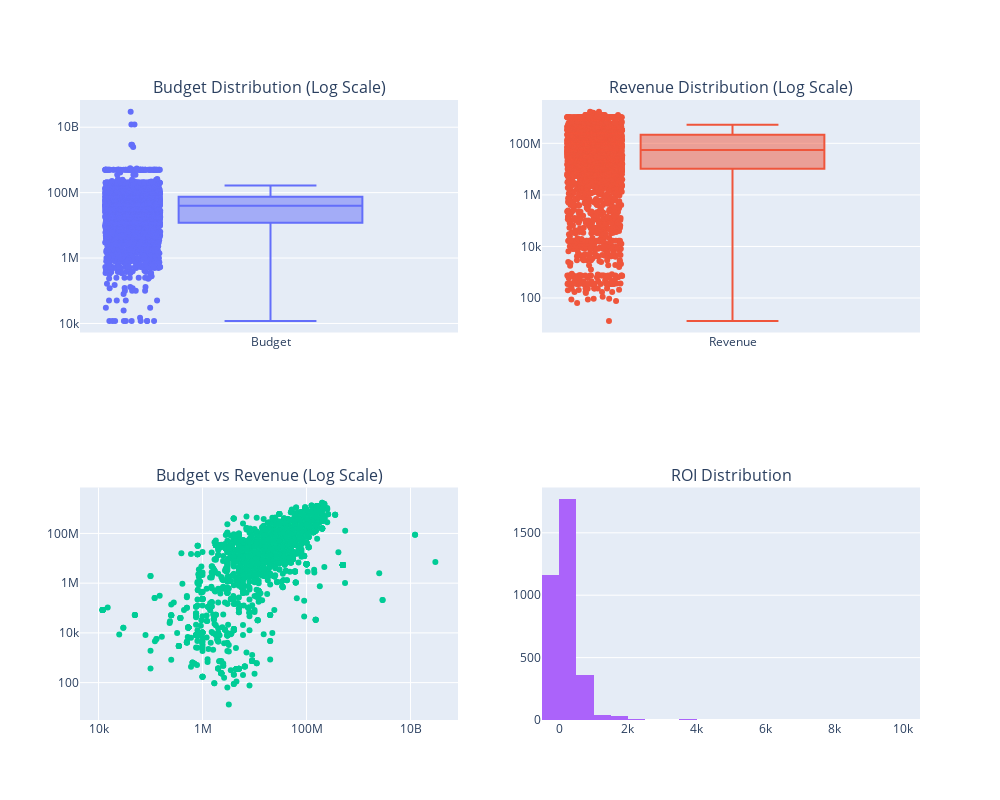
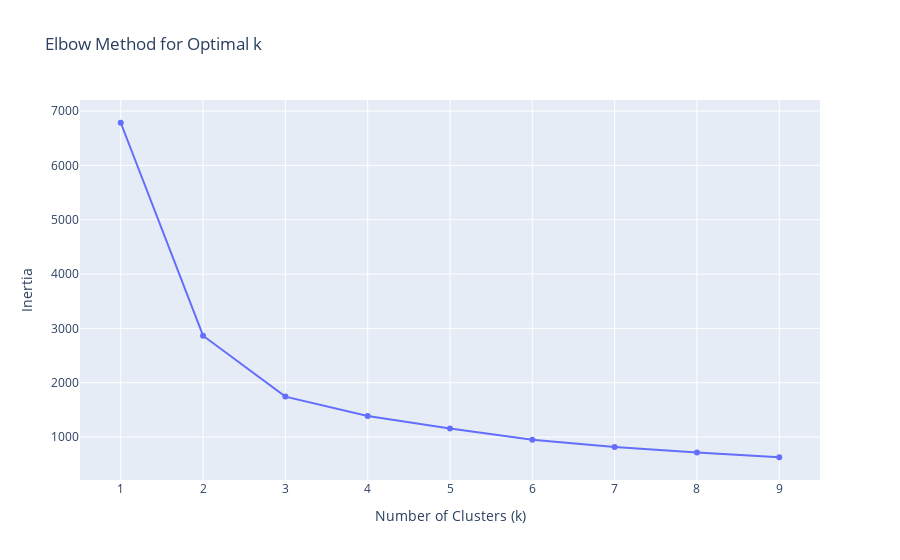
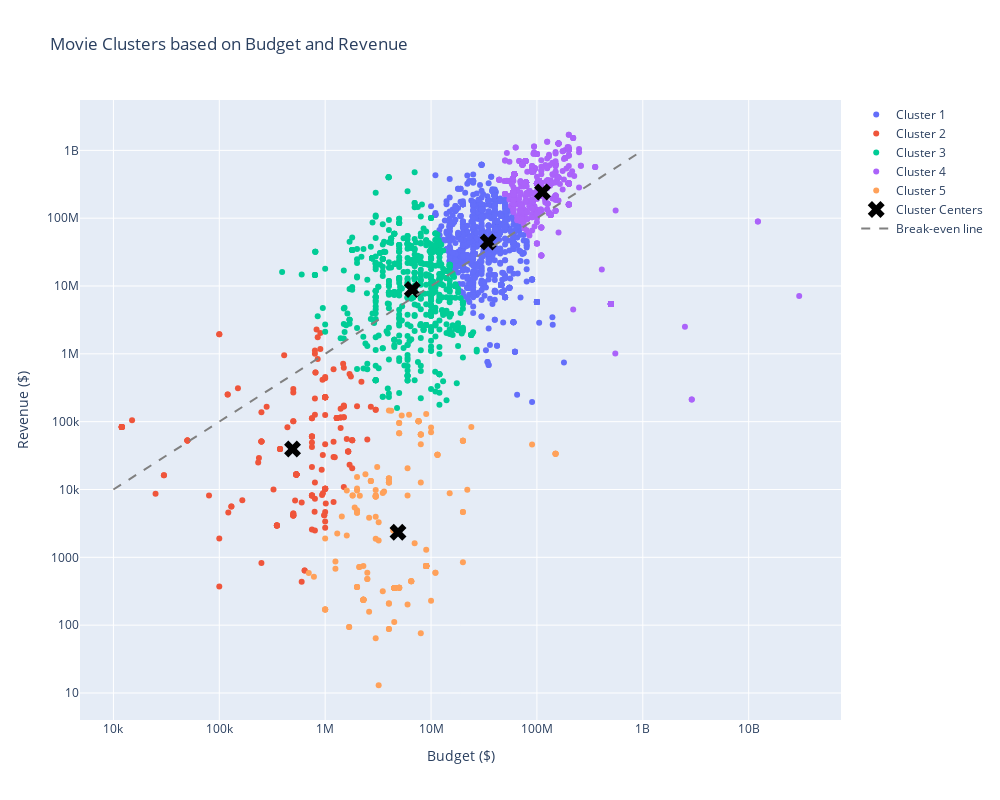
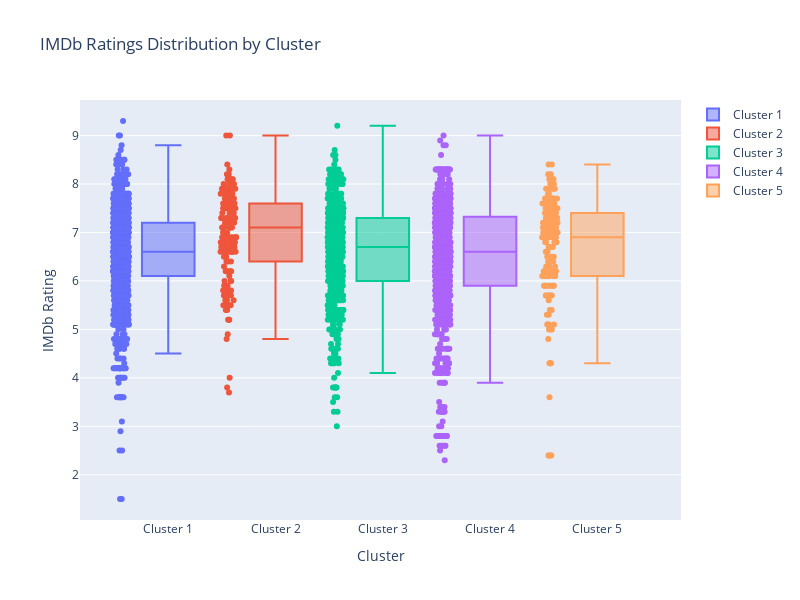

The code cell stored with these charts, in order, in its notebook:
### Markdown cell above
Cluster 1: High-Budget Failures
High average budget but negative ROI, indicating poorly performing high-budget projects.
Cluster 2: Low-Budget Blockbusters
Low average budget but exceptionally high ROI, reflecting successful low-cost films.
Cluster 3: Micro-Budget Disasters
Extremely low average budgets with almost no revenue, leading to massive losses.
Cluster 4: Moderate-Budget Hits
Mid-range budgets with solid revenue and a high ROI, signifying well-performing mid-tier films.
Cluster 5: Big-Budget Breakevens
Extremely high budgets with modest ROI, often representing blockbusters with limited profit margins.

### Code cell
# 1. Setup and Imports
import pandas as pd
import numpy as np
import plotly.express as px
import plotly.graph_objects as go
from plotly.subplots import make_subplots
from sklearn.cluster import KMeans
from sklearn.preprocessing import StandardScaler

# 2. Data Loading and Preprocessing
def load_and_preprocess_data(df):
    """
    Preprocess the movie adaptation dataset
    """
    # Handle missing values
    df = df.dropna(subset=['scraped_budget', 'scraped_boxoffice'])
    
    # Log transform financial data
    df['log_budget'] = np.log10(df['scraped_budget'] + 1)
    df['log_revenue'] = np.log10(df['scraped_boxoffice'] + 1)
    
    return df

# 3. Financial Analysis Functions
def visualize_financial_distributions(df):
    """
    Create distribution plots for budget and revenue
    """
    fig = make_subplots(
        rows=2, cols=2,
        subplot_titles=('Budget Distribution (Log Scale)', 
                       'Revenue Distribution (Log Scale)',
                       'Budget vs Revenue (Log Scale)', 
                       'ROI Distribution')
    )
    
    # Budget Distribution
    fig.add_trace(
        go.Box(y=df['scraped_budget'], name='Budget', boxpoints='all'),
        row=1, col=1
    )
    fig.update_yaxes(type="log", row=1, col=1)

    # Revenue Distribution
    fig.add_trace(
        go.Box(y=df['scraped_boxoffice'], name='Revenue', boxpoints='all'),
        row=1, col=2
    )
    fig.update_yaxes(type="log", row=1, col=2)

    # Budget vs Revenue
    fig.add_trace(
        go.Scatter(x=df['scraped_budget'], 
                  y=df['scraped_boxoffice'],
                  mode='markers',
                  text=df['movie_title']),
        row=2, col=1
    )
    fig.update_xaxes(type="log", row=2, col=1)
    fig.update_yaxes(type="log", row=2, col=1)

    # ROI Distribution
    roi = (df['scraped_boxoffice'] - df['scraped_budget']) / df['scraped_budget'] * 100
    fig.add_trace(
        go.Histogram(x=roi, nbinsx=30),
        row=2, col=2
    )

    fig.update_layout(height=800, width=1000, showlegend=False)
    return fig

def calculate_financial_metrics(df):
    """
    Calculate key financial metrics
    """
    metrics = {
        'total_movies': len(df),
        'avg_budget': df['scraped_budget'].mean(),
        'avg_revenue': df['scraped_boxoffice'].mean(),
        'median_roi': ((df['scraped_boxoffice'] - df['scraped_budget']) / 
                      df['scraped_budget']).median() * 100
    }
    return metrics

# 4. Clustering Analysis Functions
def perform_clustering(df, n_clusters=5):
    """
    Perform KMeans clustering on financial data
    """
    # Prepare data for clustering
    X = df[['log_budget', 'log_revenue']].values
    scaler = StandardScaler()
    X_scaled = scaler.fit_transform(X)

    # Determine optimal number of clusters using elbow method
    inertias = []
    K = range(1, 10)
    for k in K:
        kmeans = KMeans(n_clusters=k, random_state=42)
        kmeans.fit(X_scaled)
        inertias.append(kmeans.inertia_)
    
    # Plot elbow curve
    fig_elbow = go.Figure()
    fig_elbow.add_trace(go.Scatter(x=list(K), y=inertias, mode='lines+markers'))
    fig_elbow.update_layout(
        title='Elbow Method for Optimal k',
        xaxis_title='Number of Clusters (k)',
        yaxis_title='Inertia'
    )
    fig_elbow.show()
    
    # Fit KMeans
    kmeans = KMeans(n_clusters=n_clusters, random_state=42)
    clusters = kmeans.fit_predict(X_scaled)
    
    return clusters, kmeans, scaler

def visualize_clusters(df, clusters, kmeans, scaler):
    """
    Create cluster visualization
    """
    # Create scatter plot with clusters
    fig = go.Figure()
    
    # Add scatter points for each cluster
    for i in range(len(set(clusters))):
        mask = clusters == i
        fig.add_trace(go.Scatter(
            x=df[mask]['scraped_budget'],
            y=df[mask]['scraped_boxoffice'],
            mode='markers',
            name=f'Cluster {i+1}',
            text=df[mask]['movie_title'],
            hovertemplate="<b>%{text}</b><br>" +
                         "Budget: $%{x:,.0f}<br>" +
                         "Revenue: $%{y:,.0f}<br>" +
                         "<extra></extra>"
        ))
    
    # Get cluster centers and transform back to original scale
    centers_scaled = kmeans.cluster_centers_
    centers = np.power(10, scaler.inverse_transform(centers_scaled)) - 1
    
    # Add cluster centers
    fig.add_trace(go.Scatter(
        x=centers[:, 0],
        y=centers[:, 1],
        mode='markers',
        marker=dict(color='black', size=15, symbol='x'),
        name='Cluster Centers'
    ))
    
    # Add break-even line
    fig.add_trace(go.Scatter(
        x=[1e4, 1e9],
        y=[1e4, 1e9],
        mode='lines',
        line=dict(dash='dash', color='gray'),
        name='Break-even line'
    ))
    
    fig.update_layout(
        title='Movie Clusters based on Budget and Revenue',
        xaxis_title='Budget ($)',
        yaxis_title='Revenue ($)',
        xaxis_type="log",
        yaxis_type="log",
        height=800,
        width=1000
    )
    
    return fig

def analyze_cluster_characteristics(df, clusters):
    """
    Analyze characteristics of each cluster
    """
    df_with_clusters = df.copy()
    df_with_clusters['Cluster'] = clusters
    
    # Ratings distribution by cluster
    fig = go.Figure()
    
    for i in range(len(set(clusters))):
        cluster_data = df_with_clusters[df_with_clusters['Cluster'] == i]
        fig.add_trace(go.Box(
            y=cluster_data['imdb_rating'],
            name=f'Cluster {i+1}',
            boxpoints='all',
            jitter=0.3,
            pointpos=-1.8,
            text=cluster_data['movie_title'],  # Add movie titles
            hovertemplate="<b>%{text}</b><br>" +
                         "Rating: %{y:.1f}<br>" +
                         "<extra></extra>"  # Remove trace name from hover
        ))

    
    
    fig.update_layout(
        title='IMDb Ratings Distribution by Cluster',
        yaxis_title='IMDb Rating',
        xaxis_title='Cluster',
        height=600,
        width=800
    )
    
    # Print cluster statistics
    print("\nCluster Statistics:")
    for i in range(len(set(clusters))):
        mask = clusters == i
        cluster_data = df[mask]
        print(f"\nCluster {i+1} (n={sum(mask)}):")
        print("Average Budget: ${:,.0f}".format(cluster_data['scraped_budget'].mean()))
        print("Average Revenue: ${:,.0f}".format(cluster_data['scraped_boxoffice'].mean()))
        print("Average Rating: {:.1f}".format(cluster_data['imdb_rating'].mean()))
        print("ROI: {:.1f}%".format(
            (cluster_data['scraped_boxoffice'].mean() - cluster_data['scraped_budget'].mean()) / 
            cluster_data['scraped_budget'].mean() * 100
        ))

    
    
    return fig

# 5. Main Execution
def main(df):
    """
    Main analysis pipeline
    """
    # Preprocess data
    print("Preprocessing data...")
    df_processed = load_and_preprocess_data(df)
    
    # Financial analysis
    print("\nPerforming financial analysis...")
    metrics = calculate_financial_metrics(df_processed)
    fig_distributions = visualize_financial_distributions(df_processed)
    fig_distributions.show()
    
    # Print basic metrics
    print("\nBasic Metrics:")
    for key, value in metrics.items():
        if key == 'total_movies':
            print(f"Total Movies: {value}")
        else:
            print(f"{key}: ${value:,.2f}")
    
    # Clustering analysis
    print("\nPerforming clustering analysis...")
    clusters, kmeans, scaler = perform_clustering(df_processed)
    fig_clusters = visualize_clusters(df_processed, clusters, kmeans, scaler)
    fig_clusters.show()
    
    # Analyze cluster characteristics
    print("\nAnalyzing cluster characteristics...")
    fig_characteristics = analyze_cluster_characteristics(df_processed, clusters)
    fig_characteristics.show()
    
    return df_processed, clusters

# 6. Run Analysis
df_processed, clusters = main(df_results)

### Figure 1 — Plotly figure (JSON) as saved in the notebook; plotly's stock layout.template omitted (floating-point values rounded to 4 significant figures; data arrays with more than 128 entries replaced by an {"elided": "..."} marker saying what was removed)
{"data": [{"boxpoints": "all", "name": "Budget", "type": "box", "xaxis": "x", "y": {"elided": "3392 int values"}, "yaxis": "y"}, {"boxpoints": "all", "name": "Revenue", "type": "box", "xaxis": "x2", "y": {"elided": "3392 int values"}, "yaxis": "y2"}, {"mode": "markers", "text": {"elided": "3392 str values"}, "type": "scatter", "x": {"elided": "3392 int values"}, "xaxis": "x3", "y": {"elided": "3392 int values"}, "yaxis": "y3"}, {"nbinsx": 30, "type": "histogram", "x": {"elided": "3392 float values"}, "xaxis": "x4", "yaxis": "y4"}], "layout": {"annotations": [{"font": {"size": 16}, "showarrow": false, "text": "Budget Distribution (Log Scale)", "x": 0.225, "xanchor": "center", "xref": "paper", "y": 1, "yanchor": "bottom", "yref": "paper"}, {"font": {"size": 16}, "showarrow": false, "text": "Revenue Distribution (Log Scale)", "x": 0.775, "xanchor": "center", "xref": "paper", "y": 1, "yanchor": "bottom", "yref": "paper"}, {"font": {"size": 16}, "showarrow": false, "text": "Budget vs Revenue (Log Scale)", "x": 0.225, "xanchor": "center", "xref": "paper", "y": 0.375, "yanchor": "bottom", "yref": "paper"}, {"font": {"size": 16}, "showarrow": false, "text": "ROI Distribution", "x": 0.775, "xanchor": "center", "xref": "paper", "y": 0.375, "yanchor": "bottom", "yref": "paper"}], "height": 800, "showlegend": false, "width": 1000, "xaxis": {"anchor": "y", "domain": [0, 0.45]}, "xaxis2": {"anchor": "y2", "domain": [0.55, 1]}, "xaxis3": {"anchor": "y3", "domain": [0, 0.45], "type": "log"}, "xaxis4": {"anchor": "y4", "domain": [0.55, 1]}, "yaxis": {"anchor": "x", "domain": [0.625, 1], "type": "log"}, "yaxis2": {"anchor": "x2", "domain": [0.625, 1], "type": "log"}, "yaxis3": {"anchor": "x3", "domain": [0, 0.375], "type": "log"}, "yaxis4": {"anchor": "x4", "domain": [0, 0.375]}}}

### Figure 2 — Plotly figure (JSON) as saved in the notebook; plotly's stock layout.template omitted (floating-point values rounded to 4 significant figures)
{"data": [{"mode": "lines+markers", "type": "scatter", "x": [1, 2, 3, 4, 5, 6, 7, 8, 9], "y": [6784.0, 2865.0, 1745.0, 1390.0, 1157.0, 949.4, 819.6, 715.0, 629.3]}], "layout": {"title": {"text": "Elbow Method for Optimal k"}, "xaxis": {"title": {"text": "Number of Clusters (k)"}}, "yaxis": {"title": {"text": "Inertia"}}}}

### Figure 3 — Plotly figure (JSON) as saved in the notebook; plotly's stock layout.template omitted (floating-point values rounded to 4 significant figures; data arrays with more than 128 entries replaced by an {"elided": "..."} marker saying what was removed)
{"data": [{"hovertemplate": "<b>%{text}</b><br>Budget: $%{x:,.0f}<br>Revenue: $%{y:,.0f}<br><extra></extra>", "mode": "markers", "name": "Cluster 1", "text": {"elided": "1212 str values"}, "type": "scatter", "x": {"elided": "1212 int values"}, "y": {"elided": "1212 int values"}}, {"hovertemplate": "<b>%{text}</b><br>Budget: $%{x:,.0f}<br>Revenue: $%{y:,.0f}<br><extra></extra>", "mode": "markers", "name": "Cluster 2", "text": {"elided": "188 str values"}, "type": "scatter", "x": {"elided": "188 int values"}, "y": {"elided": "188 int values"}}, {"hovertemplate": "<b>%{text}</b><br>Budget: $%{x:,.0f}<br>Revenue: $%{y:,.0f}<br><extra></extra>", "mode": "markers", "name": "Cluster 3", "text": {"elided": "620 str values"}, "type": "scatter", "x": {"elided": "620 int values"}, "y": {"elided": "620 int values"}}, {"hovertemplate": "<b>%{text}</b><br>Budget: $%{x:,.0f}<br>Revenue: $%{y:,.0f}<br><extra></extra>", "mode": "markers", "name": "Cluster 4", "text": {"elided": "1193 str values"}, "type": "scatter", "x": {"elided": "1193 int values"}, "y": {"elided": "1193 int values"}}, {"hovertemplate": "<b>%{text}</b><br>Budget: $%{x:,.0f}<br>Revenue: $%{y:,.0f}<br><extra></extra>", "mode": "markers", "name": "Cluster 5", "text": {"elided": "179 str values"}, "type": "scatter", "x": {"elided": "179 int values"}, "y": {"elided": "179 int values"}}, {"marker": {"color": "black", "size": 15, "symbol": "x"}, "mode": "markers", "name": "Cluster Centers", "type": "scatter", "x": [34650000.0, 491900.0, 6651000.0, 112800000.0, 4874000.0], "y": [44680000.0, 39490.0, 8903000.0, 242800000.0, 2342.0]}, {"line": {"color": "gray", "dash": "dash"}, "mode": "lines", "name": "Break-even line", "type": "scatter", "x": [10000, 1000000000], "y": [10000, 1000000000]}], "layout": {"height": 800, "title": {"text": "Movie Clusters based on Budget and Revenue"}, "width": 1000, "xaxis": {"title": {"text": "Budget ($)"}, "type": "log"}, "yaxis": {"title": {"text": "Revenue ($)"}, "type": "log"}}}

### Figure 4 — Plotly figure (JSON) as saved in the notebook; plotly's stock layout.template omitted (floating-point values rounded to 4 significant figures; data arrays with more than 128 entries replaced by an {"elided": "..."} marker saying what was removed)
{"data": [{"boxpoints": "all", "hovertemplate": "<b>%{text}</b><br>Rating: %{y:.1f}<br><extra></extra>", "jitter": 0.3, "name": "Cluster 1", "pointpos": -1.8, "text": {"elided": "1212 str values"}, "type": "box", "y": {"elided": "1212 float values"}}, {"boxpoints": "all", "hovertemplate": "<b>%{text}</b><br>Rating: %{y:.1f}<br><extra></extra>", "jitter": 0.3, "name": "Cluster 2", "pointpos": -1.8, "text": {"elided": "188 str values"}, "type": "box", "y": {"elided": "188 float values"}}, {"boxpoints": "all", "hovertemplate": "<b>%{text}</b><br>Rating: %{y:.1f}<br><extra></extra>", "jitter": 0.3, "name": "Cluster 3", "pointpos": -1.8, "text": {"elided": "620 str values"}, "type": "box", "y": {"elided": "620 float values"}}, {"boxpoints": "all", "hovertemplate": "<b>%{text}</b><br>Rating: %{y:.1f}<br><extra></extra>", "jitter": 0.3, "name": "Cluster 4", "pointpos": -1.8, "text": {"elided": "1193 str values"}, "type": "box", "y": {"elided": "1193 float values"}}, {"boxpoints": "all", "hovertemplate": "<b>%{text}</b><br>Rating: %{y:.1f}<br><extra></extra>", "jitter": 0.3, "name": "Cluster 5", "pointpos": -1.8, "text": {"elided": "179 str values"}, "type": "box", "y": {"elided": "179 float values"}}], "layout": {"height": 600, "title": {"text": "IMDb Ratings Distribution by Cluster"}, "width": 800, "xaxis": {"title": {"text": "Cluster"}}, "yaxis": {"title": {"text": "IMDb Rating"}}}}
